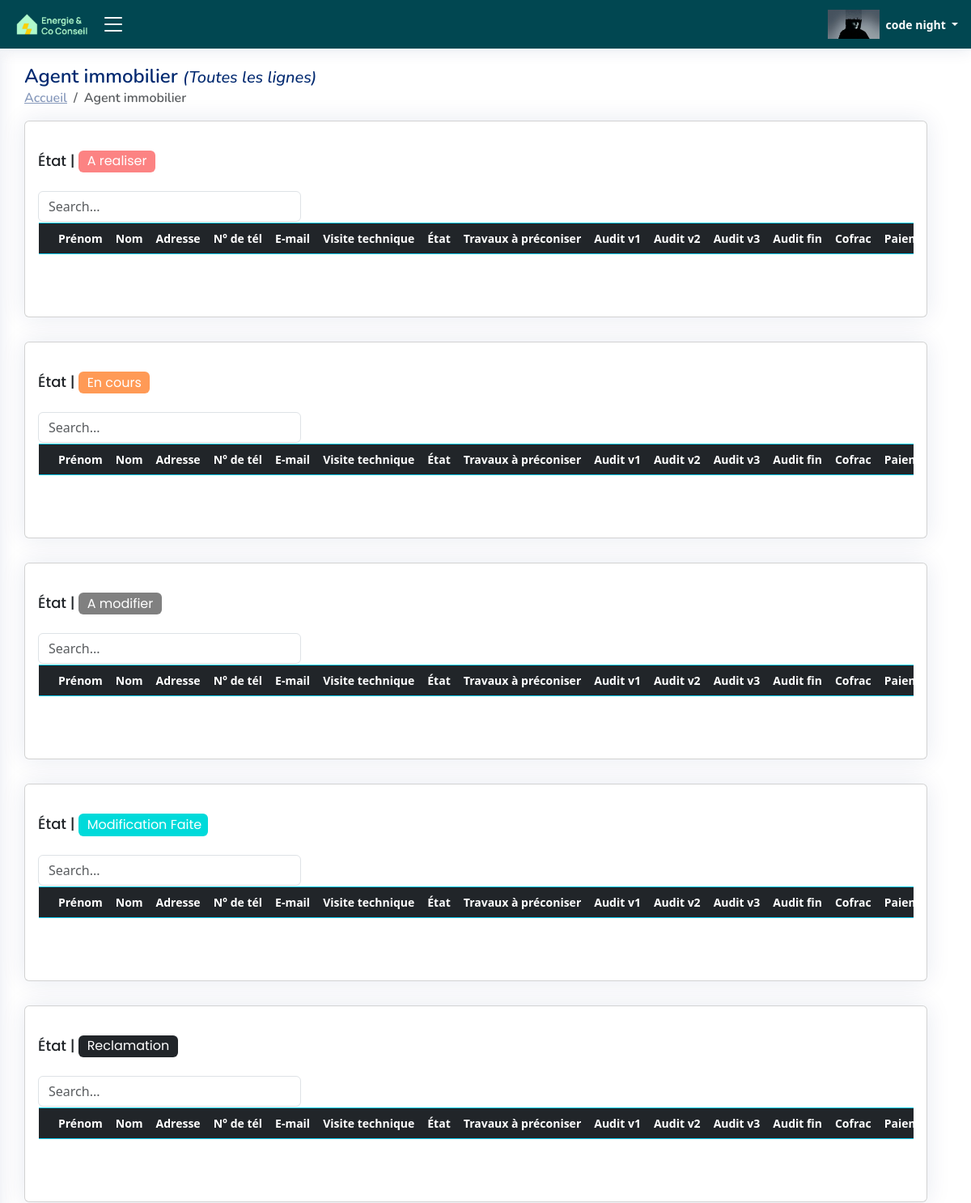
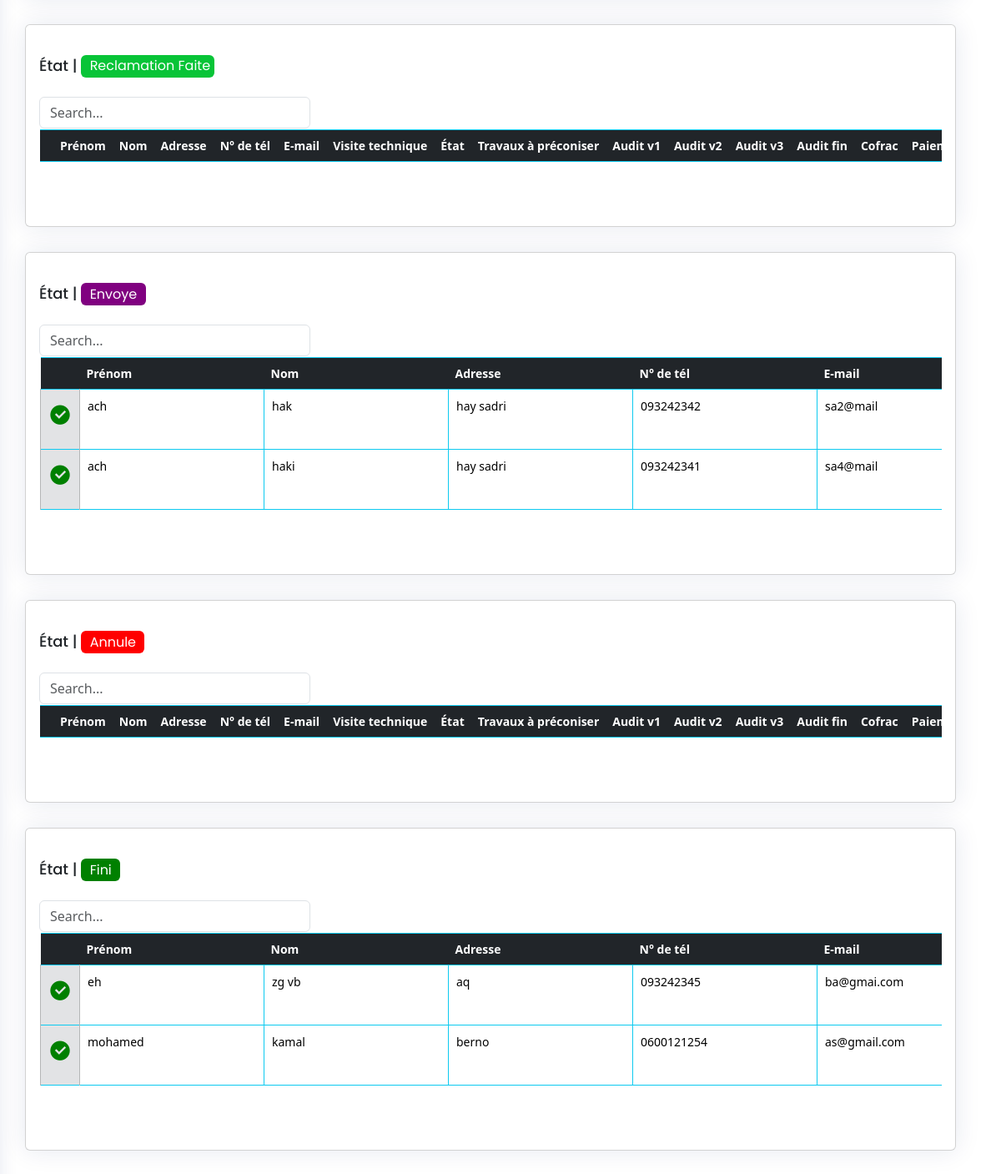
The page /AI_audit_ALL/ (signed in) on the database its author committed (2 pictures, top to bottom).
### ERapp/models.py (models this page shows, shortened)
class USER(AbstractBaseUser, PermissionsMixin):
    email = models.EmailField(unique=True)
    first_name = models.CharField(max_length=30, blank=True, null=True)
    last_name = models.CharField(max_length=30, blank=True, null=True)
    role = models.CharField(max_length=255, blank=True, null=True)
    agent = models.CharField(max_length=30, blank=True, null=True)
    num = models.CharField(max_length=30, blank=True, null=True)
    is_active = models.BooleanField(default=True)
    is_staff = models.BooleanField(default=False)
    is_superuser = models.BooleanField(default=False)
    profile_pic = models.ImageField(blank=True, upload_to='uploads/profilePic',default='uploads/default_user_avatar.png')
    date_joined = models.DateTimeField(default=timezone.now)
    last_login = models.DateTimeField(blank=True, null=True)
    user_id = models.CharField(max_length=255,blank=True, null=True)
    auditeur = models.BooleanField(default=False)
    be = models.BooleanField(default=False)
    ai = models.BooleanField(default=False)
    com_name = models.CharField(max_length=255,blank=True, null=True)
    objects = CustomUserManager()
    USERNAME_FIELD = 'email'
    REQUIRED_FIELDS = ['first_name', 'last_name']

class TableData001(models.Model):
    cell_id = models.CharField(max_length=255,blank=True)
    firstname = models.CharField(max_length=255,blank=True)
    lastname = models.CharField(max_length=255,blank=True)
    address = models.CharField(max_length=255,blank=True)
    email = models.CharField(max_length=255,blank=True)
    num = models.CharField(max_length=255,blank=True)
    precaite = models.CharField(max_length=255,blank=True)
    vt = models.FileField(upload_to='uploads/files',blank=True)
    etat_vt = models.CharField(default="En cours",max_length=255,blank=True)
    etat = models.CharField(default="A realiser",max_length=255,blank=True)
    tp = models.CharField(max_length=255,blank=True)
    auditV1 = models.FileField(upload_to='uploads/files/%Y/%m/%d/',blank=True)
    auditV2 = models.FileField(upload_to='uploads/files/%Y/%m/%d/',blank=True)
    auditV3 = models.FileField(upload_to='uploads/files/%Y/%m/%d/',blank=True)
    cofrac = models.CharField(max_length=255,blank=True)
    paiement = models.BooleanField(default=False)
    auditeur = models.CharField(max_length=255,blank=True)
    agent= models.CharField(max_length=255,blank=True,null=True)
    bureau_d_etude = models.CharField(max_length=255,blank=True,null=True)
    be = models.BooleanField(default=False)
    ai = models.BooleanField(default=False)
    creation_time = models.DateTimeField(auto_now_add=True, blank = True)
    Envoye_time = models.DateTimeField(null=True, blank=True, default=None)
    Envoye_time_checker = models.BooleanField(default=False)
    Envoye_by_user= models.CharField(max_length=255,blank=True,null=True)
    fini_time = models.DateTimeField(null=True, blank=True, default=None)
    fini_time_checker = models.BooleanField(default=False)
    fini_by_user=models.CharField(max_length=255,blank=True,null=True)
    Modification_Faite_time = models.DateTimeField(null=True, blank=True, default=None)
    Modification_Faite_time_checker = models.BooleanField(default=False)
    Modification_Faite_time_checker_2 = models.BooleanField(default=False)
    Modification_Faite_by_user=models.CharField(max_length=255,blank=True,null=True)

### ERapp/views.py (the view)
# urls.py: path('AI_audit_ALL/',AI_audit_ALL ,name="AI_audit_ALL"),
@login_required
def AI_audit_ALL(request): # add row (,firstname,lastname,addressm,num,etat,tp,cofrac,paiment,agent,)
    redirect_page="/AI_audit_ALL/"
    html_page="AI_audit_ALL.html"
    list=audit_pages(request,redirect_page,html_page)
    return render(request, f"html/{html_page}", list)

### ERapp/templates/html/AI_audit_ALL.html (shortened to what this page needs)
{% load static %}
{% load l10n %}
{% load humanize %}
<!DOCTYPE html>
<html lang="fr">
<head>
  <link rel="stylesheet" href="https://cdnjs.cloudflare.com/ajax/libs/font-awesome/5.15.3/css/all.min.css">
  <link href="{% static 'css/style.css' %}" rel="stylesheet" type="text/css">
  <link href="{% static 'vendor/bootstrap/css/bootstrap.min.css' %}" rel="stylesheet">
  <link href="{% static 'vendor/bootstrap-icons/bootstrap-icons.css' %}" rel="stylesheet">
  <link href="{% static 'vendor/boxicons/css/boxicons.min.css' %}" rel="stylesheet">
  <link href="{% static 'vendor/quill/quill.snow.css' %}" rel="stylesheet">
  <link href="{% static 'vendor/quill/quill.bubble.css' %}" rel="stylesheet">
  <link href="{% static 'vendor/remixicon/remixicon.css' %}" rel="stylesheet">
  <link href="{% static 'vendor/simple-datatables/style.css' %}" rel="stylesheet">
</head>
<body onload="load()">
  {% if user.is_authenticated  and "auditeur" in user.role  %}
  <header id="header" class="header fixed-top d-flex align-items-center">
    <div class="d-flex align-items-center justify-content-between logo_with_button" >
      <a href="{% url 'main_page' %}"  class="logo d-flex align-items-center">
        <img src="{% static 'image\logo.png' %}" alt="" >
      </a>
      <i class="bi bi-list toggle-sidebar-btn " id="click_side_bar"></i>
    </div>
    <nav class="header-nav ms-auto">
      <ul class="d-flex align-items-center">
        <li class="nav-item dropdown pe-3">
          <a class="nav-link nav-profile d-flex align-items-center pe-0" href="#" data-bs-toggle="dropdown">
            <img src="{{ user.profile_pic.url }}"  alt="Image">
            <span class="d-none d-md-block dropdown-toggle ps-2">{{ user.first_name }} {{ user.last_name }} </span>
          </a>
        </li>
      </ul>
    </nav>
  </header>
  <main id="main" class="main">
    <div class="pagetitle">
      <h1>Agent immobilier <i class="h5">(Toutes les lignes)</i></h1>
      <nav>
        <ol class="breadcrumb">
          <li class="breadcrumb-item"><a href="{% url 'main_page' %}">Accueil</a></li>
          <li class="breadcrumb-item active">Agent immobilier</li>
        </ol>
      </nav>
    </div>
    <section class="section dashboard">
      <div class="row">
            {% for k  in table_index %}
            <div class="row">
              <div class="col-12">
                <div class="card recent-sales">
                  <div class="card-body">
                    <h5 class="card-title">État | <span class="badge" data-badge="{{k.state}}"> {{k.state}}</span> </h5>
                    <input class="form-control" type="text" id="filterInput_{{ k.index }}" placeholder="Search..." style="width:30%;min-width:100px;">
                      <div class="overflow-auto" style="padding:1px;">
                      <form method="post"  enctype="multipart/form-data" id="myForm" >
                      <table class="table  table-hover   table-bordered  table-borderless border-info " id="tableDATA_{{k.index}}" cellspacing="0" >
                          <thead class="table-dark border-info">
                            <th class="fixed-column" ></th>
                            <th onclick="sortTable('tableDATA_{{k.index}}',1)">Prénom</th>
                            <th onclick="sortTable('tableDATA_{{k.index}}',2)">Nom</th>
                            <th onclick="sortTable('tableDATA_{{k.index}}',3)" >Adresse </th>
                            <th onclick="sortTable('tableDATA_{{k.index}}',4)">N° de tél</th>
                            <th onclick="sortTable('tableDATA_{{k.index}}',5)">E-mail</th>
                            <th colspan=2>Visite technique</th>
                            <th >État</th>
                            <th onclick="sortTable('tableDATA_{{k.index}}',9)">Travaux à préconiser</th>
                            <th>Audit v1</th>
                            <th>Audit v2</th>
                            <th>Audit v3</th>
                            <th>Audit fin</th>
                            <th onclick="sortTable('tableDATA_{{k.index}}',14)">Cofrac</th>
                            <th >Paiement</th>
                          </thead>
                          <tbody id="myTable_{{k.index}}" >
                            {% for item in data %}
                            {% if item.etat == k.state and item.ai == True %}
                              <tr id="tr_{{ item.cell_id }}">
                                <td class="fixed-column table-secondary"><button  class="button_table_data" onclick="submitForm__01('{{item.cell_id}}','1','{{redirect_next_page}}','send_data')" type="button" id="table{{k.index}}_edit_col" name="button_edit_data_on_table" value="{{item.cell_id}}" ><i class="ri-checkbox-circle-fill fa-2x color_green " id="i_for_edit_button"></i></button></td>
                                <td class="td_input_cell" ><input class="input_table_data" type="text" name="table_firstname_{{ item.cell_id }}" id="table{{k.index}}_firstname{{ item.cell_id }}" value="{{ item.firstname }}" ></td>
                                <td class="td_input_cell"><input class="input_table_data" type="text" name="table_lastname_{{ item.cell_id }}" id="table{{k.index}}_lastname{{ item.cell_id }}" value="{{ item.lastname }}"  ></td>
                                <td class="td_input_cell"><input class="input_table_data" type="text" name="table_address_{{ item.cell_id }}" id="table{{k.index}}_address{{ item.cell_id }}" value="{{ item.address }}"  ></td>
                                <td class="td_input_cell"><input class="input_table_data" type="text" name="table_num_{{ item.cell_id }}" id="table{{k.index}}_num{{ item.cell_id }}" value="{{ item.num }}"  ></td>
                                <td class="td_input_cell"><input class="input_table_data" type="text" name="table_email_{{ item.cell_id }}" id="table{{k.index}}_email{{ item.cell_id }}" value="{{ item.email }}"  ></td>
                              </tr>
                              {% endif %}
                              {% endfor %}
                          </tbody>
                      </table>
                  </form>
                </div>
                  </div>
                </div>
              </div>
            </div>
            {% endfor %}
      </div>
    </section>
  </main>
  {% else %}
  <script>
    window.location.href = "{% url 'not_logged_in' %}";
  </script>
  {% endif %}
</body>
</html>

### rows shown on the page
USER: profile_pic (picture), first_name "code", last_name "night"
TableData001: firstname "ach", lastname "hak", address "hay sadri", num "093242342", email "sa2@mail"
TableData001: firstname "ach", lastname "haki", address "hay sadri", num "093242341", email "sa4@mail"
TableData001: firstname "eh", lastname "zg vb", address "aq", num "093242345", email "ba@gmai.com"
TableData001: firstname "mohamed", lastname "kamal", address "berno", num "0600121254", email "as@gmail.com"

### other values the page prints
{{ k.state }} "A realiser" "En cours" "A modifier" "Modification Faite" "Reclamation" "Reclamation Faite" "Envoye" "Annule" "Fini"
